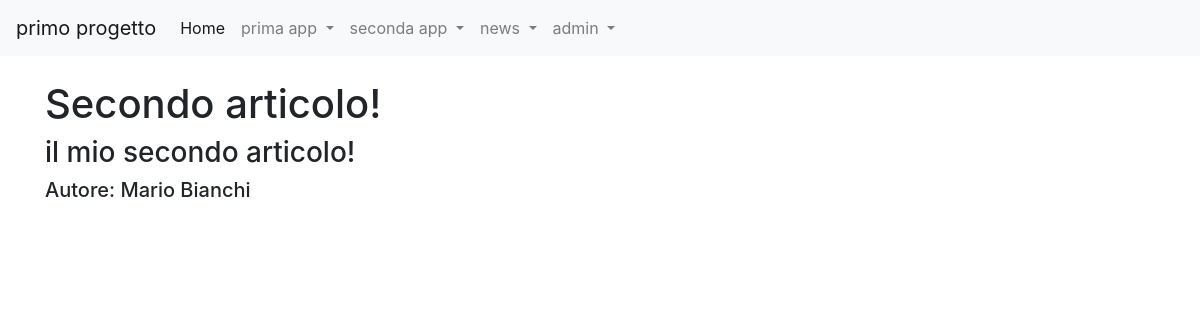
Screenshot of /news/articoli/2 (signed in) with the database file from the repository.
### news/models.py (models this page shows, shortened)
class Articolo (models.Model):
  titolo = models.CharField(max_length=100)
  contenuto = models.TextField()
  giornalista = models.ForeignKey(Giornalista, on_delete=models.CASCADE, related_name="articoli")
  data=models.DateField(auto_now=True, blank=True)
  visualizzazioni=models.IntegerField (default=0, blank=True)
  class Meta:
    verbose_name = "Articolo"
    verbose_name_plural = "Articoli"

class Giornalista (models.Model):
  nome = models.CharField(max_length=20)
  cognome = models.CharField(max_length=20)
  anno_di_nascita=models.DateField(blank=True)
  def __str__(self):
    return self.nome + " " + self.cognome
  class Meta:
    verbose_name = "Giornalista"
    verbose_name_plural = "Giornalisti"

### news/views.py (the view)
# urls.py: path("articoli/<int:pk>", articoloDetailView, name="articolo_detail"),
def articoloDetailView(request, pk):
    articolo = get_object_or_404(Articolo, pk=pk)
    context = {"articolo": articolo}
    return render (request, "articolo_detail.html", context)

### news/templates/articolo_detail.html (shortened to what this page needs)
{% extends 'base.html' %}
{% block content %}
    <h1>{{ articolo.titolo }}</h1>
    <h3>{{ articolo.contenuto }}</h3>
    <h5>Autore: {{ articolo.giornalista }}</h5>
{% endblock content %}

### templates/base.html (shortened to what this page needs)
{% load static %}
<!doctype html>
<html lang="it">
  <head>
    <link rel="stylesheet" href="https://cdn.jsdelivr.net/npm/bootstrap@4.5.3/dist/css/bootstrap.min.css">
  </head>
  <body>
    <nav class="navbar navbar-expand-lg navbar-light bg-light">
      <a class="navbar-brand" href="#">primo progetto</a>
      <div class="collapse navbar-collapse" id="navbarSupportedContent">
        <ul class="navbar-nav mr-auto">
          <li class="nav-item active">
            <a class="nav-link" href="#">Home <span class="sr-only">(current)</span></a>
          </li>
          <li class="nav-item dropdown">
            <a class="nav-link dropdown-toggle" href="#" id="navbarDropdown" role="button" data-toggle="dropdown" aria-haspopup="true" aria-expanded="false">
              prima app
            </a>
          </li>
          <li class="nav-item dropdown">
            <a class="nav-link dropdown-toggle" href="#" id="navbarDropdown" role="button" data-toggle="dropdown" aria-haspopup="true" aria-expanded="false">
              seconda app
            </a>
          </li>
          <li class="nav-item dropdown">
            <a class="nav-link dropdown-toggle" href="#" id="navbarDropdown" role="button" data-toggle="dropdown" aria-haspopup="true" aria-expanded="false">
              news
            </a>
          </li>
          {% if request.user.is_authenticated %}
            <li class="nav-item dropdown">
            <a class="nav-link dropdown-toggle" href="#" id="navbarDropdown" role="button"
            data-toggle="dropdown" aria-haspopup="true" aria-expanded="false">
            {{ request.user.username }}
            </a>
            </li>
        {% else %}
            <li class="nav-item">
            <a class="nav-link" href="{% url 'login' %}">Login</a>
            </li>
        {% endif %}
        </ul>
      </div>
    </nav>
    <div class="container my-4">
      {%block content%}
      {%endblock%}
    </div>
  </body>
</html>

### rows the page displays
Articolo: titolo "Secondo articolo!", contenuto "il mio secondo articolo!", giornalista "Mario Bianchi"

### other values shown
{{ request.user.username }} "admin"
